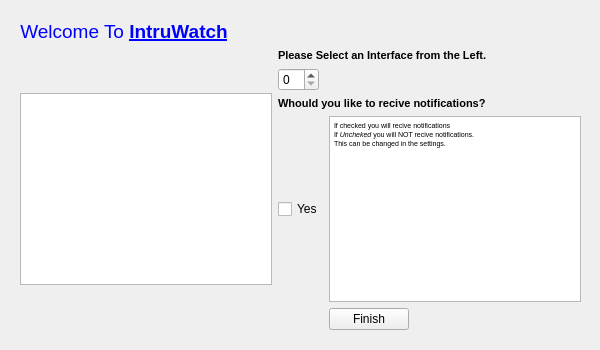
<?xml version="1.0" encoding="UTF-8"?>
<ui version="4.0">
 <class>Form</class>
 <widget class="QWidget" name="Form">
  <property name="geometry">
   <rect>
    <x>0</x>
    <y>0</y>
    <width>600</width>
    <height>350</height>
   </rect>
  </property>
  <property name="sizePolicy">
   <sizepolicy hsizetype="Fixed" vsizetype="Fixed">
    <horstretch>0</horstretch>
    <verstretch>0</verstretch>
   </sizepolicy>
  </property>
  <property name="minimumSize">
   <size>
    <width>600</width>
    <height>350</height>
   </size>
  </property>
  <property name="maximumSize">
   <size>
    <width>600</width>
    <height>350</height>
   </size>
  </property>
  <property name="windowTitle">
   <string>Form</string>
  </property>
  <property name="styleSheet">
   <string notr="true"/>
  </property>
  <layout class="QGridLayout" name="gridLayout">
   <item row="0" column="0">
    <widget class="QWidget" name="widget" native="true">
     <layout class="QGridLayout" name="gridLayout_2">
      <item row="0" column="0" colspan="3">
       <widget class="QLabel" name="label">
        <property name="sizePolicy">
         <sizepolicy hsizetype="Fixed" vsizetype="Fixed">
          <horstretch>0</horstretch>
          <verstretch>0</verstretch>
         </sizepolicy>
        </property>
        <property name="styleSheet">
         <string notr="true">background-color: transparent;</string>
        </property>
        <property name="text">
         <string>&lt;html&gt;&lt;head/&gt;&lt;body&gt;&lt;p align=&quot;center&quot;&gt;&lt;span style=&quot; font-size:14pt; color:#0000ff;&quot;&gt;Welcome To &lt;/span&gt;&lt;span style=&quot; font-size:14pt; font-weight:600; text-decoration: underline; color:#0000ff;&quot;&gt;IntruWatch&lt;/span&gt;&lt;/p&gt;&lt;/body&gt;&lt;/html&gt;</string>
        </property>
       </widget>
      </item>
      <item row="1" column="0" rowspan="5">
       <widget class="QListWidget" name="listWidget">
        <property name="sizePolicy">
         <sizepolicy hsizetype="Fixed" vsizetype="Fixed">
          <horstretch>0</horstretch>
          <verstretch>0</verstretch>
         </sizepolicy>
        </property>
       </widget>
      </item>
      <item row="1" column="1" colspan="2">
       <widget class="QLabel" name="label_4">
        <property name="sizePolicy">
         <sizepolicy hsizetype="Fixed" vsizetype="Fixed">
          <horstretch>0</horstretch>
          <verstretch>0</verstretch>
         </sizepolicy>
        </property>
        <property name="styleSheet">
         <string notr="true">background-color: transparent;</string>
        </property>
        <property name="text">
         <string>&lt;html&gt;&lt;head/&gt;&lt;body&gt;&lt;p&gt;&lt;span style=&quot; font-size:8pt; font-weight:600;&quot;&gt;Please Select an Interface from the Left.&lt;/span&gt;&lt;/p&gt;&lt;/body&gt;&lt;/html&gt;</string>
        </property>
       </widget>
      </item>
      <item row="2" column="1">
       <widget class="QSpinBox" name="spinBox">
        <property name="sizePolicy">
         <sizepolicy hsizetype="Fixed" vsizetype="Fixed">
          <horstretch>0</horstretch>
          <verstretch>0</verstretch>
         </sizepolicy>
        </property>
       </widget>
      </item>
      <item row="3" column="1" colspan="2">
       <widget class="QLabel" name="label_3">
        <property name="sizePolicy">
         <sizepolicy hsizetype="Fixed" vsizetype="Fixed">
          <horstretch>0</horstretch>
          <verstretch>0</verstretch>
         </sizepolicy>
        </property>
        <property name="styleSheet">
         <string notr="true">background-color: transparent;</string>
        </property>
        <property name="text">
         <string>&lt;html&gt;&lt;head/&gt;&lt;body&gt;&lt;p&gt;&lt;span style=&quot; font-size:8pt; font-weight:600;&quot;&gt;Whould you like to recive notifications?&lt;/span&gt;&lt;/p&gt;&lt;/body&gt;&lt;/html&gt;</string>
        </property>
       </widget>
      </item>
      <item row="4" column="1">
       <widget class="QCheckBox" name="checkBox">
        <property name="sizePolicy">
         <sizepolicy hsizetype="Fixed" vsizetype="Fixed">
          <horstretch>0</horstretch>
          <verstretch>0</verstretch>
         </sizepolicy>
        </property>
        <property name="text">
         <string>Yes</string>
        </property>
       </widget>
      </item>
      <item row="4" column="2">
       <widget class="QTextEdit" name="textEdit">
        <property name="sizePolicy">
         <sizepolicy hsizetype="Fixed" vsizetype="Fixed">
          <horstretch>0</horstretch>
          <verstretch>0</verstretch>
         </sizepolicy>
        </property>
        <property name="readOnly">
         <bool>true</bool>
        </property>
        <property name="html">
         <string>&lt;!DOCTYPE HTML PUBLIC &quot;-//W3C//DTD HTML 4.0//EN&quot; &quot;http://www.w3.org/TR/REC-html40/strict.dtd&quot;&gt;
&lt;html&gt;&lt;head&gt;&lt;meta name=&quot;qrichtext&quot; content=&quot;1&quot; /&gt;&lt;style type=&quot;text/css&quot;&gt;
p, li { white-space: pre-wrap; }
&lt;/style&gt;&lt;/head&gt;&lt;body style=&quot; font-family:'MS Shell Dlg 2'; font-size:5.5pt; font-weight:400; font-style:normal;&quot;&gt;
&lt;p style=&quot; margin-top:0px; margin-bottom:0px; margin-left:0px; margin-right:0px; -qt-block-indent:0; text-indent:0px;&quot;&gt;If checked you will recive notifications&lt;/p&gt;
&lt;p style=&quot; margin-top:0px; margin-bottom:0px; margin-left:0px; margin-right:0px; -qt-block-indent:0; text-indent:0px;&quot;&gt;If &lt;span style=&quot; font-style:italic;&quot;&gt;Uncheked &lt;/span&gt;you will NOT recive notifications.&lt;/p&gt;
&lt;p style=&quot; margin-top:0px; margin-bottom:0px; margin-left:0px; margin-right:0px; -qt-block-indent:0; text-indent:0px;&quot;&gt;This can be changed in the settings.&lt;/p&gt;&lt;/body&gt;&lt;/html&gt;</string>
        </property>
       </widget>
      </item>
      <item row="5" column="2">
       <widget class="QPushButton" name="pushButton">
        <property name="sizePolicy">
         <sizepolicy hsizetype="Fixed" vsizetype="Fixed">
          <horstretch>0</horstretch>
          <verstretch>0</verstretch>
         </sizepolicy>
        </property>
        <property name="text">
         <string>Finish</string>
        </property>
       </widget>
      </item>
     </layout>
    </widget>
   </item>
  </layout>
 </widget>
 <resources/>
 <connections/>
</ui>
